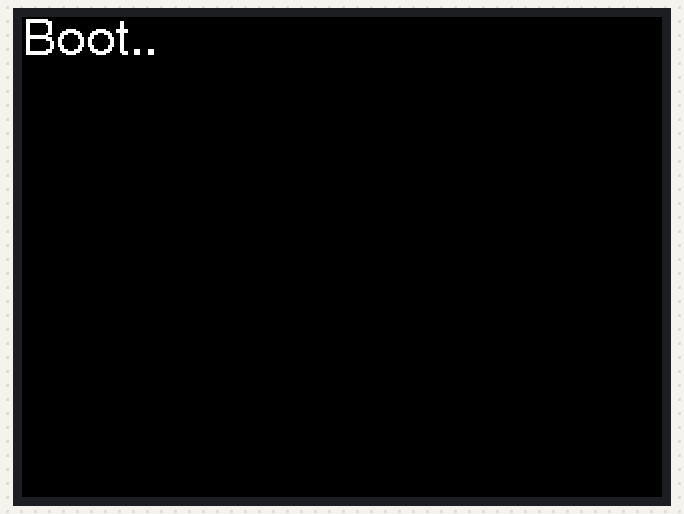
Simulated run of this sketch. Board: ESP32. Shown: 320×240 colour display. WiFi joins after 1.5 s; servers stay silent unless stated.

Above: at 1.2 s.
At 2.3 s:
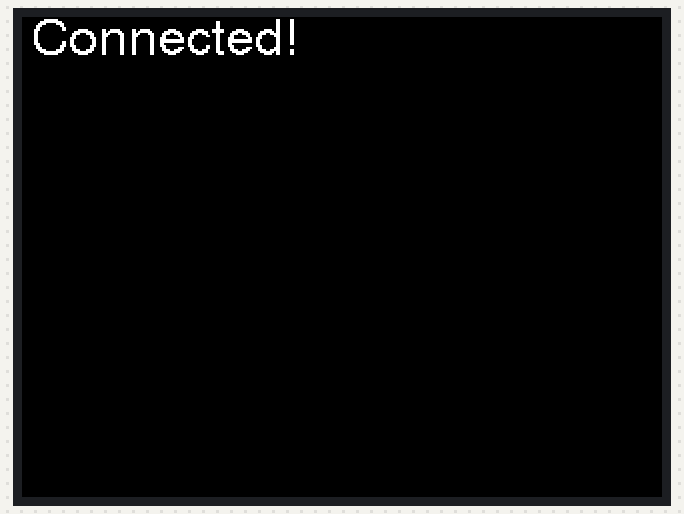

The sketch:

m5stack-01.ino
```cpp
#include <M5Stack.h>
#include <WiFi.h>

const int wifiConnectTimeout = 30;

void setup() {
  M5.begin();
  M5.Power.begin();

  M5.Lcd.setTextFont(4);
  M5.Lcd.print("Boot");

  WiFi.begin();
  for (int i = 0; WiFi.status() != WL_CONNECTED && i < wifiConnectTimeout; i++) {
    M5.Lcd.print(".");
    delay(1000);
  }

  M5.Lcd.clear(BLACK);
  M5.Lcd.setCursor(0, 0);

  if (WiFi.status() == WL_CONNECTED) {
    M5.Lcd.print(WiFi.SSID());
    M5.Lcd.println(F(" Connected!"));
    //M5.Lcd.print(WiFi.psk());
  }
  else {
    M5.Lcd.println(F("Cannot connect to Wi-fi."));
  }
}

void loop() {

}
```

Measured:
- what the display in image 0 shows lasts 1.0 s, from 1.2 s to 2.2 s
